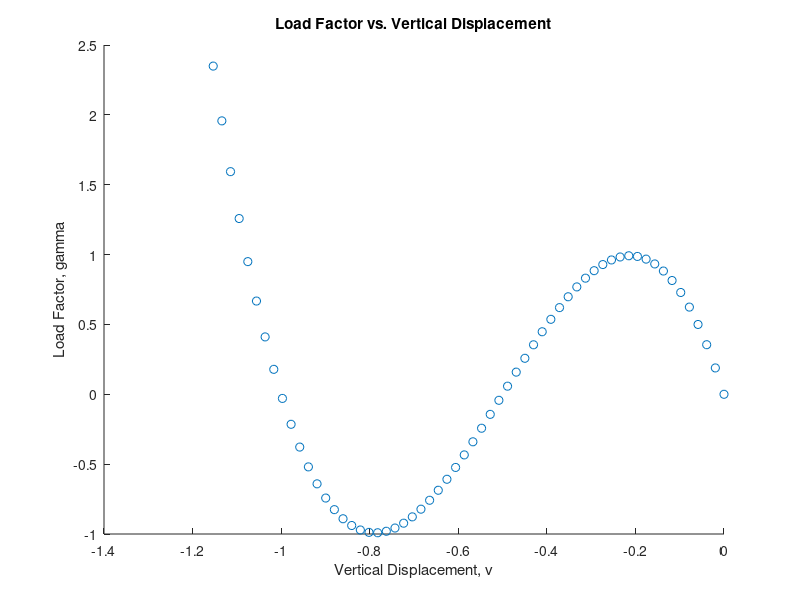

Write MATLAB code to recreate this figure.
%% CESG 506 HW2 - NEWTON RAPHSON w/ ARC-LENGTH METHOD
clear; clc;

%%-----PROBLEM SPECIFIC PARAMETERS-----%%
EA = 2100; %kN
W1 = 5.5; %m
W2 = 4.0; %m
H = 0.5; %m
L1_vec = [W1,H];
L2_vec = [W1,H]-[W1+W2,0];
L1 = sqrt(dot(L1_vec,L1_vec));
L2 = sqrt(dot(L2_vec,L2_vec));
N1 = L1_vec./L1;
N2 = L2_vec./L2;
Pref = [0; -0.99]; %kN 

%%-----ITERATIVE NEWTON RAPHSON ALGORITHM-----%%

%%-----Initialization-----%%
u_con = [0,0]; %initial converged displacement
u_bar = u_con; %Initially undeformed displacement
u_storage = {};
u_storage = [u_storage, u_con];
gamma_con = 0;
gamma = gamma_con; %load factor
gamma_storage = [];
gamma_storage = [gamma_storage, gamma_con];

k_tan = EA/L1*(N1'*N1) + EA/L2*(N2'*N2); %Initial Tangent Stiffness

%%initialize delta_s%%
alpha = 0;
dgamma = 0.2;
du = k_tan\(Pref*dgamma);
delta_s = sqrt(dot(du,du)+alpha*dgamma^2*dot(Pref,Pref));

tick = 0;
while gamma < 2.0
    tick = tick + 1;
    %%---Converged state conditions---%%
    if tick == 1
        u_bar = u_bar + du';
        gamma = gamma + dgamma;
    else
        plus_u = u_bar - u_con;        
        u_bar = u_bar + plus_u;
        u_con = u_con + plus_u;
        u_storage = [u_storage, u_con];
        plus_gamma = gamma - gamma_con;
        gamma = gamma + plus_gamma;
        gamma_con = gamma_con + plus_gamma;  
        gamma_storage = [gamma_storage, gamma_con];
    end
    R = [0;0];
    tol = 0.0000001;
    tock = 0;
    error = delta_s^2; 
    while error > tol
        tock = tock + 1;
        %%----Find Internal Force Vector at Updated Position-----%%
        l1_vec = L1_vec + u_bar;
        l2_vec = L2_vec + u_bar;
        l1_mag = sqrt(dot(l1_vec,l1_vec));
        l2_mag = sqrt(dot(l2_vec,l2_vec));
        n_1 = l1_vec./l1_mag;
        n_2 = l2_vec./l2_mag;
        lambda_1 = l1_mag/L1;
        lambda_2 = l2_mag/L2;
        eps_1 = log(lambda_1);
        eps_2 = log(lambda_2);
        f_1 = EA*eps_1;
        f_2 = EA*eps_2;
        F_int = f_1.*n_1 + f_2.*n_2;
        
        %%-----Find Residuals-----%%
        R = -F_int' + Pref*gamma;
        g = 0; 
        R_tilde = [R;g];
        error = norm(R_tilde);
        
        %%-----Update Tangent Stiffness-----%%
        k1 = (EA/l1_mag).*(n_1'*n_1) + (f_1/l1_mag).*(eye(2)-n_1'*n_1);
        k2 = EA/l2_mag.*(n_2'*n_2) + f_2/l2_mag.*(eye(2)-n_2'*n_2);
        k_tan = k1 + k2;
        k_tot = [k_tan, -Pref; 
                -2*(u_bar-u_con),-2*alpha*(gamma-gamma_con)*dot(Pref,Pref)];
        
        %%-----Calculate New Displacements-----%%
        del_q = k_tot\R_tilde;
        u_bar = u_bar + [del_q(1),del_q(2)];
        gamma = gamma + del_q(3);
        
        if tock > 25
            break
        else
        end
    end  
end
plus_u = u_bar - u_con;        
u_con = u_con + plus_u;
u_storage = [u_storage, u_con];
plus_gamma = gamma - gamma_con;
gamma_con = gamma_con + plus_gamma;  
gamma_storage = [gamma_storage, gamma_con];

%%---Extracting Data from u_storage cells---%%
u_disp = zeros(1,tick);
v_disp = zeros(1,tick);
for i = 1:tick + 1
    u_disp(i) = u_storage{i}(1);
    v_disp(i) = u_storage{i}(2);
end

hold on
plot(v_disp, gamma_storage,'o')
xlabel('Vertical Displacement, v')
ylabel('Load Factor, gamma')
title('Load Factor vs. Vertical Displacement')
% figure

% plot(u_disp, gamma_storage,'o')
% xlabel('Horizontal Displacement, u')
% ylabel('Load Factor, gamma')
% title('Load Factor vs. HOrizontal Displacement')

    



